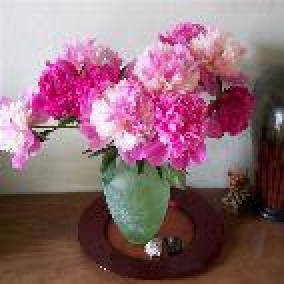
#> input picture static_data/new_examples/20640.jpg, 142 x 142 px, given in place of 180.jpg, which was not available (shown 2 times larger)
$ python resizer.py
#> lines starting #> are read from the running program, lines starting #| are printed output that depends on the picture
from PIL import Image

def resize_image(image_dir):
    # Open the image
#> called with image_dir = 180
    image = Image.open('./static_data/new_examples/{}.jpg'.format(image_dir))
#> image is the input picture: PIL image 142x142 RGB; mean R, G, B 143.5, 105.9, 115.8

    # Resize the image to 8x8
    resized_image = image.resize((64, 64))
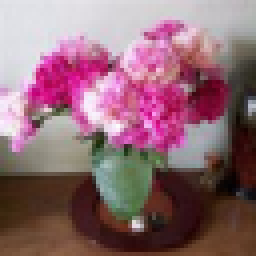
#> resized_image: PIL image 64x64 RGB (shown 4 times larger); mean R, G, B 143.5, 105.9, 115.8

    # Return the resized image
    return resized_image


if __name__ == '__main__':
    # Test the function
    for img_id in [180, 445, 432, 478]:
        resized_image = resize_image(img_id)
        resized_image.save('resized_{}.jpg'.format(img_id))
        print('Image saved')
#> pass 2 of the loop `for img_id in [180, 445, 432, 478]:`:
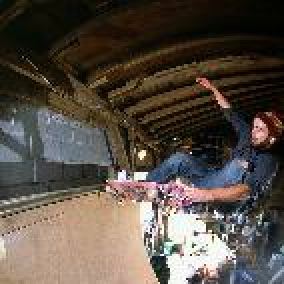
#> input picture static_data/new_examples/28427.jpg, 142 x 142 px, given in place of 445.jpg, which was not available (shown 2 times larger)
#> in resize_image, image is the input picture: PIL image 142x142 RGB; mean R, G, B 87.7, 78, 68.6
#> in resize_image (call 2), `resized_image = image.resize((64, 64))`:
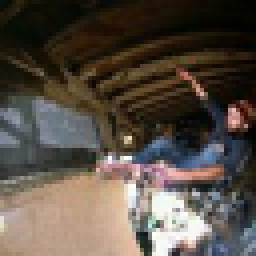
#> resized_image: PIL image 64x64 RGB (shown 4 times larger); mean R, G, B 87.7, 78, 68.6
#> (the run stopped early here; a loop or call above may not have finished)
